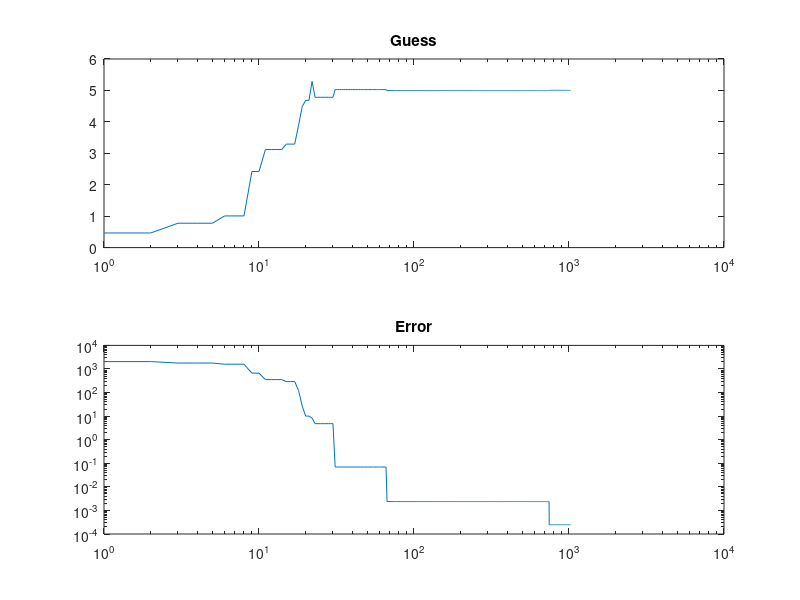

MATLAB code for this plot:
function NN_SimpleAdd()
    add = input('Additive factor = ');
    guessAdd = rand;

    count = 0;
    learn = 1;
    %learnRate = 1.05;
    error = 10^6;
    errVec = [];
    guessVec = [];
    figure
    while (error>1e-6)
        count = count + 1;

        inputData = rand(1,100);

        outputData = add+inputData;
        outputGuess = guessAdd+inputData;

        newAdd = randn*learn + guessAdd;
        newGuess = newAdd+inputData;

        currErr = sum((outputData - outputGuess).^2);
        newErr = sum((outputData - newGuess).^2);
        if (newErr < currErr)
            guessAdd = newAdd;
            error = newErr;
        else
            error = currErr;
        end

        errVec(count) = error;
        guessVec(count) = guessAdd;
        if (count>1000) && ((guessVec(count)-guessVec(count-1000))/guessVec(count)<0.001)
            break
        end
        
    end

    guessAdd
    count
    
    subplot(2,1,1)
    semilogx(guessVec)
    title('Guess')
    subplot(2,1,2)
    loglog(errVec)
    title('Error')
end